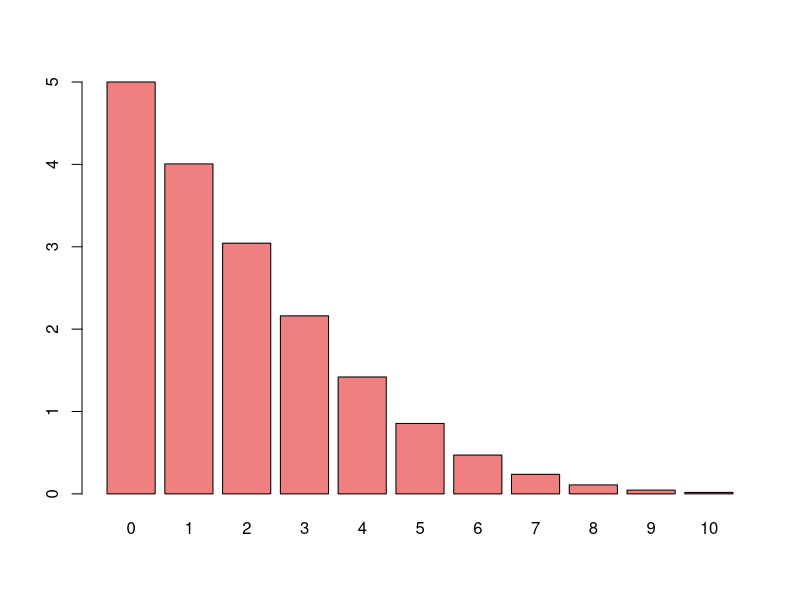
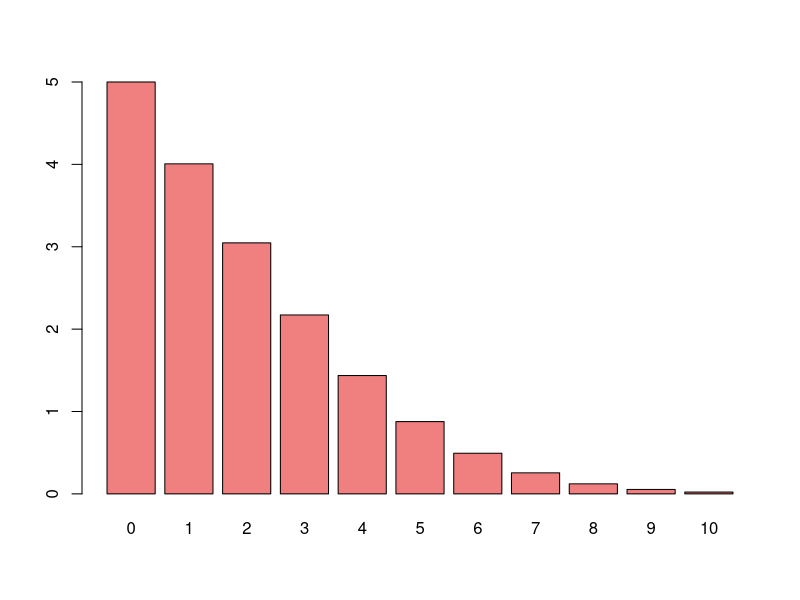
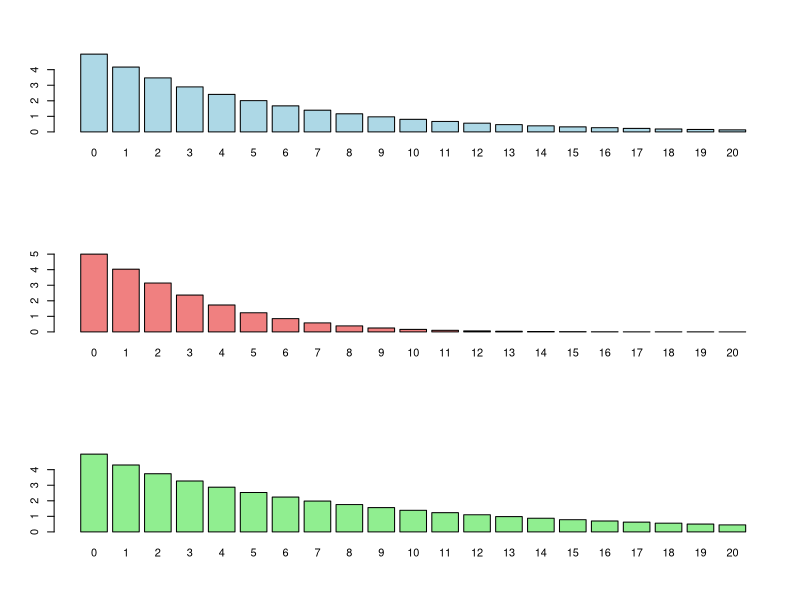
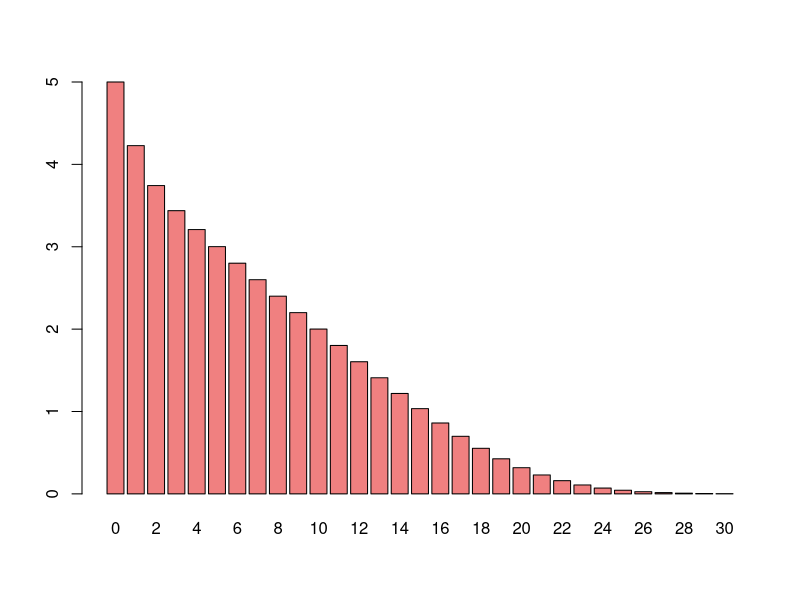
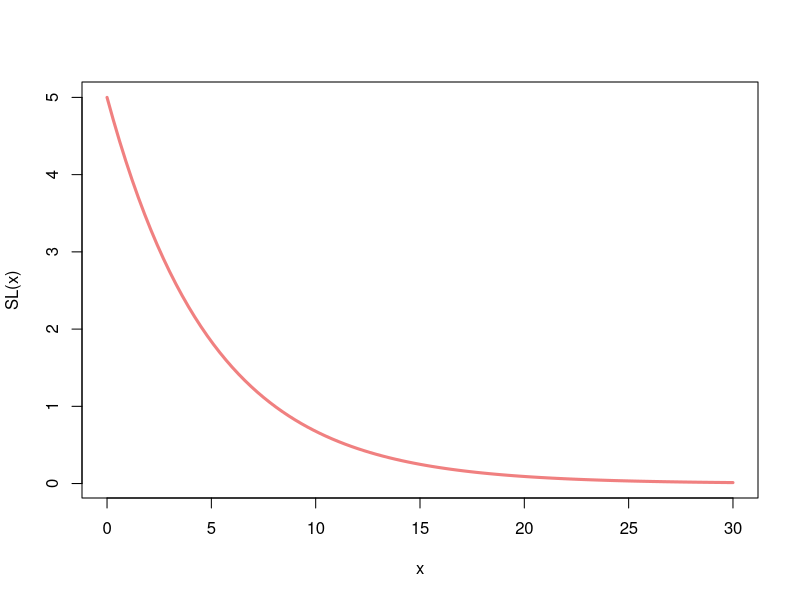
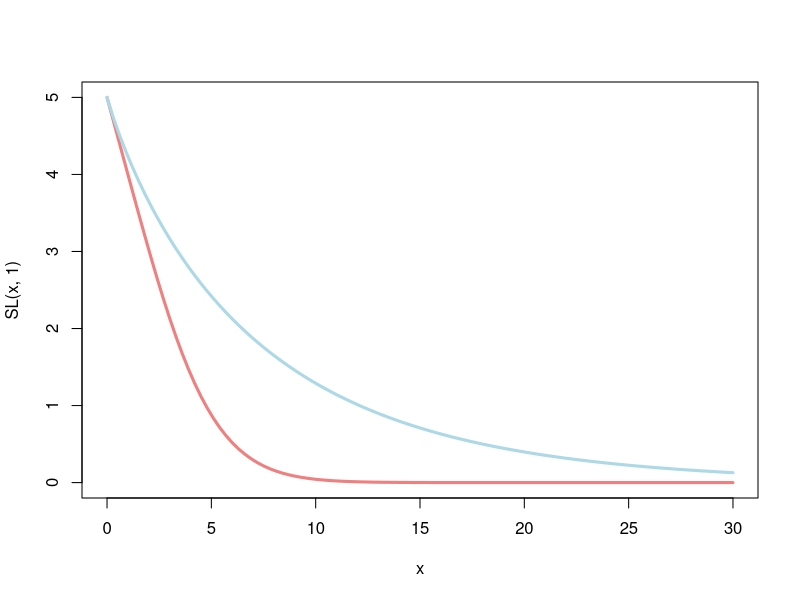
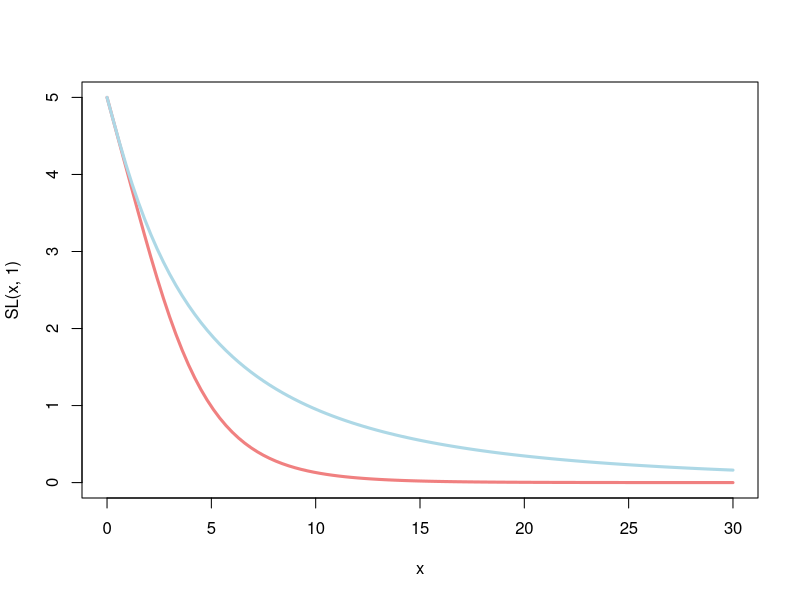

Generate these figures, in order, with R: (Note: this script raises an error after producing the figures.)
################################################################################
#### Introduction à l'actuariat II - Hiver 2025 ################################
#### École d'Actuariat - Université Laval ######################################
#### Atelier 1 - 15 janvier 2025 ###############################################
################################################################################

###
### Exemple 1
###

rm(list = ls())

# Nous observons que la variable aléatoire X obéit à un mélange de deux
# lois binomiales de paramètres (n = 100, q = 0.1) et (n = 100, q = 0.6)
# avec des poids respectifs de 0.8 et 0.2.

n <- 100
w <- c(0.8, 0.2)
q <- c(0.1, 0.6)

# Option 1
fx <- w[1] * dbinom(0:n, n, q[1]) + w[2] * dbinom(0:n, n, q[2])

# Option 2
fx <- sapply(0:n, function(x) sum(w * dbinom(x, n, q)))

## 1)
sum(fx)

## 2)
EspX <- sum(0:n * fx)
EspX

################################################################################

###
### Exemple 1.5
###

rm(list = ls())

# Il est important d'être en mesure de déduire le support ainsi que
# les probabilités associées à une variable aléatoire discrète à partir
# de sa fonction génératrice des probabilités.

## 1)
x <- c(0, 1, 2, 3)
fx <- c(0.2, 0.4, 0.3, 0.1)

## 2)

# i)
Fx <- cumsum(fx)
Fx[1.5 + 1]             # Ajouter le + 1 afin d'indexer correctement

# ii)
EspTr <- function(d) sum(x * fx * I(x <= d))
EspTr(1.5)

# iii)
SL <- function(d) sum(pmax(x - d, 0) * fx)
SL(1.5)

# iv)
ExMoy <- function(d) SL(d)/(1 - Fx[d + 1])
ExMoy(1.5)

# v)
FGM <- function(t) sum(exp(t * x) * fx)
FGM(2)


################################################################################

###
### Exemple 2
###

rm(list = ls())

n <- 100
q <- 0.05

x <- 0:n
fx <- dbinom(0:n, n, q)

SL <- function(d) sum(pmax(x - d, 0) * fx)
barplot(sapply(0:10, SL), names.arg = 0:10, col = 'lightcoral')


################################################################################

###
### Exemple 3
###

rm(list = ls())

lam <- 5
xmax <- 100

x <- 0:xmax
fx <- dpois(x, lam)

SL <- function(d) sum(pmax(x - d, 0) * fx)
barplot(sapply(0:10, SL), names.arg = 0:10, col = 'lightcoral')


################################################################################

###
### Exemples 4, 5 et 6
###

rm(list = ls())

r <- c(1, 5, 0.5)
q <- c(1/6, 1/2, 1/11)
xmax <- 100

x <- 0:xmax
f1 <- dnbinom(x, r[1], q[1])
f2 <- dnbinom(x, r[2], q[2])
f3 <- dnbinom(x, r[3], q[3])

SL <- function(d, fx) sum(pmax(x - d, 0) * fx)

par(mfrow = c(3, 1))
barplot(sapply(0:20, SL, fx = f1), names.arg = 0:20, col = 'lightblue')
barplot(sapply(0:20, SL, fx = f2), names.arg = 0:20, col = 'lightcoral')
barplot(sapply(0:20, SL, fx = f3), names.arg = 0:20, col = 'lightgreen')
par(mfrow = c(1, 1))


################################################################################

###
### Exemple 7
###

rm(list = ls())

n <- 100
x <- 0:n
w <- c(0.8, 0.2)
q <- c(0.0125, 0.2)

# Option 1
fx <- w[1] * dbinom(x, n, q[1]) + w[2] * dbinom(x, n, q[2])

# Option 2
fx <- sapply(0:n, function(x) sum(w * dbinom(x, n, q)))

SL <- function(d) sum(pmax(x - d, 0) * fx)

barplot(sapply(0:30, SL), names.arg = 0:30, col = 'lightcoral')


################################################################################

###
### Exemple 8
###

rm(list = ls())

be <- 1/5

SL <- function(d) exp(-be * d)/be
curve(SL, from = 0, to = 30, col = 'lightcoral', lwd = 3)


################################################################################

###
### Exemples 9 et 10
###

rm(list = ls())

al <- c(5, 0.5)
be <- c(1, 1/10)

SL <- function(d, i) al[i]/be[i] * pgamma(d, al[i] + 1, be[i], lower = FALSE) -
                     d * pgamma(d, al[i], be[i], lower = FALSE)

curve(SL(x, 1), from = 0, to = 30, col = 'lightcoral', lwd = 3)
curve(SL(x, 2), from = 0, to = 30, col = 'lightblue', lwd = 3, add = TRUE)


################################################################################

###
### Exemples 11 et 12
###

rm(list = ls())

mu <- c(log(5) - 0.125, log(5) - 0.5)
sig <- c(0.5, 1)

SL <- function(d, i)
{
    exp(mu[i] + sig[i]^2/2) * pnorm(
        (log(d) - mu[i] - sig[i] ^2)/sig[i], lower = FALSE
    ) - d * pnorm((log(d) - mu[i])/sig[i], lower = FALSE)
}

curve(SL(x, 1), from = 0, to = 30, col = 'lightcoral', lwd = 3)
curve(SL(x, 2), from = 0, to = 30, col = 'lightblue', lwd = 3, add = TRUE)


################################################################################

###
### Exemple 13
###

rm(list = ls())

x <- c(6, 9, 10, 13, 16, 17, 20)
fx <- c(0.12, 0.4, 0.3, 0.06, 0.01, 0.07, 0.04)
Fx <- cumsum(fx)

FxInv <- function(u) x[min(which(Fx >= u))]
FxInv(0.95)


################################################################################

###
### Exemple 15
###

rm(list = ls())

u <- c(0.9, 0.99)

## 1)
lam_exp <- 10

FxInvExp <- function(u) -log(1 - u)/lam_exp     # Option 1
FxInvExp <- function(u) qexp(u, lam_exp)        # Option 2
FxInvExp(u)

## 2)
al_par <- 3
lam_par <- 0.6

FxInvPar <- function(u) lam_par * ((1 - u)^(-1/al) - 1)
FxInvPar(u)

## 3)
al_gam <- 4
be <- 0.3

FxInvGam <- function(u) qgamma(u, al_gam, be)
FxInvGam(u)


################################################################################

###
### Exemple 16
###

rm(list = ls())

# Nous observons que la variable aléatoire X obéit à un mélange
# de deux lois exponentielles de paramètres 1/10 et 1/60 avec
# des poids respectifs de 0.8 et 0.2.

be <- c(1/10, 1/60)
w <- c(0.8, 0.2)
u <- 1:99/100

## 1)
fx <- function(x) sum(w * dexp(x, be))
plot(0:200, sapply(0:200, fx), type = 'l', col = 'lightcoral', lwd = 3)

Fx <- function(x) sum(w * pexp(x, be))
plot(0:200, sapply(0:200, Fx), type = 'l', col = 'lightcoral', lwd = 3)

## 2)
FxInv <- function(u) optimize(function(x) abs(Fx(x) - u), c(0, 200))$min
plot(u, sapply(u, FxInv), type = 'l', col = 'lightcoral', lwd = 3)


################################################################################

###
### Exemple 17
###

rm(list = ls())

# On reprend une partie du code de l'exemple 7.

n <- 100
x <- 0:n
w <- c(0.8, 0.2)
q <- c(0.0125, 0.2)
u <- 1:99/100

fx <- sapply(0:n, function(x) sum(w * dbinom(x, n, q)))
Fx <- sapply(0:n, function(k) sum(w * pbinom(k, n, q)))

FxInv <- function(u) x[min(which(Fx >= u))]
plot(u, sapply(u, FxInv), type = 'l', col = 'lightcoral', lwd = 3)


################################################################################

###
### Exemple 18
###

rm(list = ls())

x <- 0:100
fx <- ((5/(5 + x))^2 - (5/(6 + x))^2)/(1 - (5/(106))^2)
sum(fx)     # Vérification

## 1)
EspX <- sum(x * fx)
EspX

## 2)
VarX <- sum((x - EspX)^2 * fx)
sqrt(VarX)

## 3)
Fx <- cumsum(fx)
Fx[30 + 1]          # Ajouter le + 1 afin d'indexer correctement

## 4)

# Je ferai un retour sur cette question lorsque vous aurez vu la TVaR!
SL <- function(d) sum(pmax(x - d, 0) * fx)
VaR <- function(k) x[min(which(Fx >= k))]       # Identique à FxInv!
TVaR <- function(k) SL(VaR(k))/(1 - k) + VaR(k)

u <- c(0.6, 0.99)
theta <- (1 - u[1]) * TVaR(u[1]) - (1 - u[2]) * TVaR(u[2])
theta

## 5)
rho <- c(0.001, 0.01, 0.1)
FGM <- function(t) sum(exp(t * x) * fx)

ENTR <- function(rho) log(FGM(rho))/rho
sapply(rho, ENTR)


################################################################################

###
### Exemple 19
###

rm(list = ls())

x <- c(0, 10, 50, 100, 200, 500, 800, 1500, 4000, 10000)
fc <- c(100, 4, 10, 20, 30, 50, 25, 12, 6, 3)

## 1)
fx <- fc/sum(fc)
sum(fx)   # Vérification

## 2)
EspX <- sum(x * fx)
EspX

## 3)
VarX <- sum((x - EspX)^2 * fx)
sqrt(VarX)

## 4)
k <- c(0, 300, 800, 1000, 12000)
Fx <- function(k) sum(fx * I(x <= k))
sapply(k, Fx)

## 5)
u <- c(0.1, 0.5, 0.7, 0.9, 0.99, 0.999)
FxInv <- function(u) x[min(which(cumsum(fx) >= u))]     # Identique à FxInv!
sapply(u, FxInv)

## 6)

# Je ferai un retour sur cette question lorsque vous aurez vu la TVaR!
SL <- function(d) sum(pmax(x - d, 0) * fx)
VaR <- function(k) x[min(which(cumsum(fx) >= k))]
TVaR <- function(k) SL(VaR(k))/(1 - k) + VaR(k)

u <- c(0.6, 0.99)
theta <- (1 - u[1]) * TVaR(u[1]) - (1 - u[2]) * TVaR(u[2])
theta

## 7)
rho <- c(0.0001, 0.001, 0.01)
FGM <- function(t) sum(exp(t * x) * fx)

ENTR <- function(rho) log(FGM(rho))/rho
sapply(rho, ENTR)
